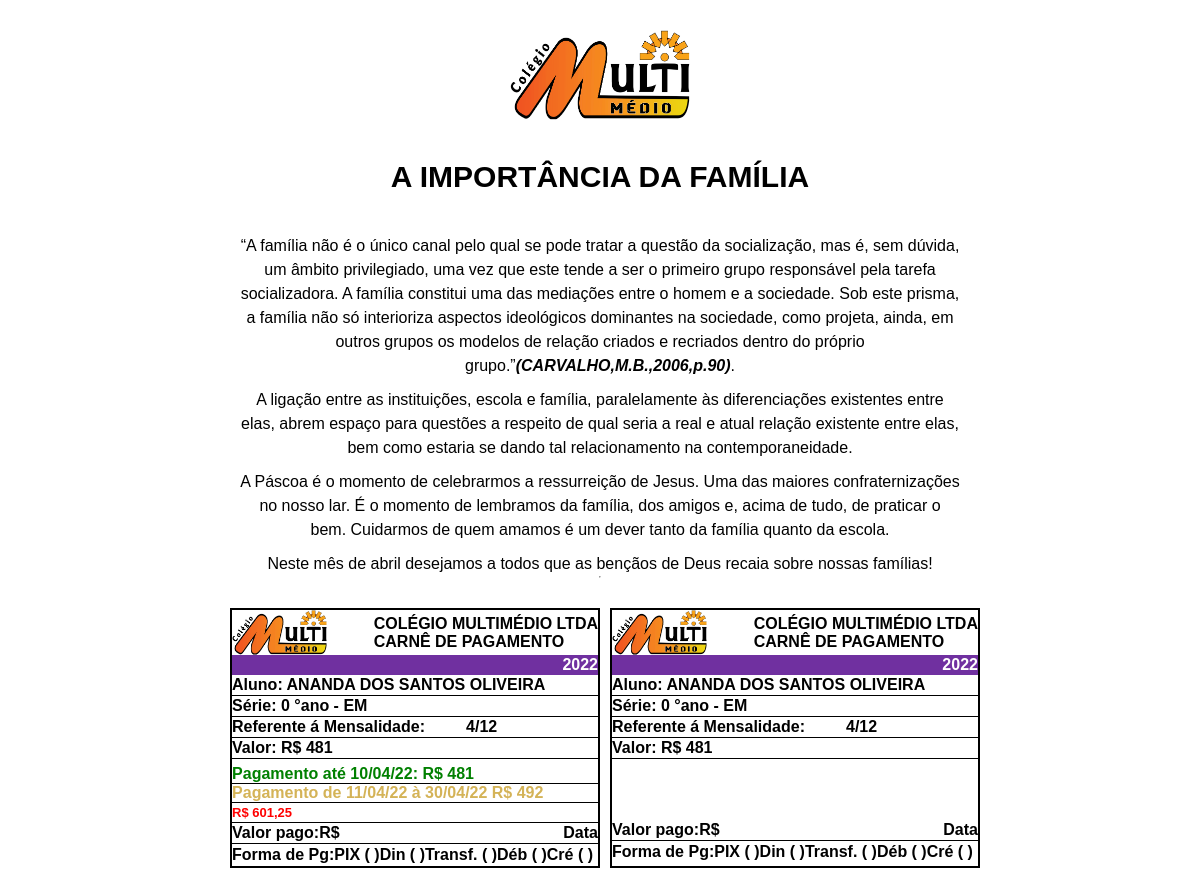
Page /carne.php?id=2 on the committed database.
### tables this page shows
CREATE TABLE `financeiro` (
  `id` int(11) NOT NULL,
  `aluno` varchar(100) NOT NULL,
  `jan` float NOT NULL,
  `fev` float NOT NULL,
  `mar` float NOT NULL,
  `abr` float NOT NULL,
  `mai` float NOT NULL,
  `jun` float NOT NULL,
  `jul` float NOT NULL,
  `ago` float NOT NULL,
  `setembro` float NOT NULL,
  `outubro` float NOT NULL,
  `nov` float NOT NULL,
  `dez` float NOT NULL,
  `data_mensalidade` int(2) NOT NULL,
  `date_register` timestamp NOT NULL DEFAULT current_timestamp(),
  `status` int(1) NOT NULL
);

### bd/carneQuery.php (called while the page is built, shortened)
<?php
include_once 'connection.php';
$id = $_GET["id"];
$getAluno = "SELECT * FROM financeiro WHERE id = $id";
$result = mysqli_query($con, $getAluno);
if (mysqli_num_rows($result) > 0) {
  while ($row = mysqli_fetch_assoc($result)) {
    $aluno = [
      $row["aluno"],
      "meses" => [
        1 => $row["jan"],
        2 => $row["fev"],
        3 => $row["mar"],
        4 => $row["abr"],
        5 => $row["mai"],
        6 => $row["jun"],
        7 => $row["jul"],
        8 => $row["ago"],
        9 => $row["setembro"],
        10 => $row["outubro"],
        11 => $row["nov"],
        12 => $row["dez"],
      ],
      $row["data_mensalidade"],
      date("d/m/y", strtotime($row["date_register"])),
      $row["ano"]
    ];
  }
}

### carneMes.php (the view)
<?php
function carneMes()
{
  include_once "./bd/carneQuery.php";
  for ($i = 1; $i <= 12; $i++) {
    $nome = $aluno[0];
    $data_mensalidade = $aluno[1];
    $valor = $aluno["meses"][$i];
    $ano = $aluno[3];
    $ultimoDiaDoMes = date("t");
    $pagamentoAposDataMensalidade = $data_mensalidade + 1;
    $anoAtual = date('y');
    $mesAtual = date('m');
    $pagamentoDepoisDaMensalidade = ($valor === "0" ? "R$ 0" : $valor + 11);
    $valorDoPagamentoAtrasado = number_format($valor + ($valor * 0.25), 2, ",");
    $carne = <<<HTML
        <section class="container-carne">
          <div class="carne-item">
            <header class="header-carne">
              <img src="./assets/img/image1.png" class="logo-carne" alt="Colégio Multimédio LTDA">
              <h2 class="title-carne">Colégio Multimédio LTDA <br> <span>Carnê de pagamento</span></h2>
            </header>
            <p class="ano">2022</p>
            <ul class="informacoes-pagamento">
            <li class="text-preto">Aluno: <span>$nome</span></li>
            <li class="text-preto"><span>Série: $ano °ano - EM</span></li>
              <li class="text-preto">
                Referente á Mensalidade: <span class="mes">$i/12</span>
              </li>
              <li class="text-preto">Valor: R$ <span>$valor</span></li>
              <li>
                <div class="valores">
                  <p class="texto-verde">Pagamento até $data_mensalidade/$mesAtual/$anoAtual: <span>R$ $valor</span></p>
                  <p class='texto-marrom'>Pagamento de $pagamentoAposDataMensalidade/$mesAtual/22 à $ultimoDiaDoMes/$mesAtual/22 <span>R$ $pagamentoDepoisDaMensalidade</span></p>
                  <p class='texto-vermelho'> <span>R$ $valorDoPagamentoAtrasado</span></p>
                </div>
              </li>
              <li>
                <div class="valor-pago">
                  <p>Valor pago:R$ </p>
                  <p>Data</p>
                </div>
              </li>
              <li>
                <ul class="forma-de-pagamento">
                  <li>Forma de Pg: </li>
                  <li>PIX <span>( )</span> </li>
                  <li>Din <span>( )</span> </li>
                  <li>Transf. <span>( )</span> </li>
                  <li>Déb <span>( )</span> </li>
                  <li>Cré <span>( )</span> </li>
                </ul>
              </li>
            </ul>
          </div>
          <div class="carne-item">
            <header class="header-carne">
              <img src="./assets/img/image1.png" class="logo-carne" alt="">
              <h2 class="title-carne">Colégio Multimédio LTDA <br> Carnê de pagamento</h2>
            </header>
            <p class="ano">2022</p>
            <ul class="informacoes-pagamento">
            <li class="text-preto">Aluno: $aluno[0]</li>
            <li class="text-preto">Série: $ano °ano - EM</li>
              <li class="text-preto">
                Referente á Mensalidade: <span class="mes"> $i/12</span>
              </li>
              <li class="text-preto espacamento">Valor: R$  <span>$valor</span></li>
              <li>
                <div class="valor-pago">
                  <p class="">Valor pago:R$ </p>
                  <p class="">Data</p>
                </div>
              </li>
              <li>
                <ul class="forma-de-pagamento">
                  <li>Forma de Pg: </li>
                  <li>PIX <span>( )</span> </li>
                  <li>Din <span>( )</span> </li>
                  <li>Transf. <span>( )</span> </li>
                  <li>Déb <span>( )</span> </li>
                  <li>Cré <span>( )</span> </li>
                </ul>
              </li>
            </ul>
          </div>
        </section>
       HTML;
    if ($i == $mesAtual) {
      echo $carne;
    }
  }
}

### css/carne.css (style rules this page uses)
* { margin: 0; padding: 0; box-sizing: border-box; font-size: 1rem; font-family: Arial, Helvetica, sans-serif; }
img { display: block; max-width: 100%; }
ul, li { list-style: none; }
:root { --bg-ano-info: #7030a0; }
.container-carne { width: 100%; display: flex; justify-content: center; margin-top: 10px; }
.container-carne .carne-item + .carne-item { margin-left: 10px; }
.carne-item { border: 2px solid #000; width: 430px; }
.header-carne { display: flex; justify-content: space-between; }
.logo-carne { width: 95px; height: 45px; }
.title-carne { margin-top: 5px; text-transform: uppercase; }
.ano { background-color: var(--bg-ano-info); padding: 1px 0; color: #fff; font-weight: bold; text-align: right; }
.text-preto { font-weight: bold; }
.informacoes-pagamento li { border-bottom: 1px solid #000; padding: 1px 0; }
.informacoes-pagamento li:last-child { border: none; }
.informacoes-pagamento li .mes { text-align: right; margin-left: 10%; }
.espacamento { margin-bottom: 61px; }
.valores { margin-top: 5px; }
.valores p { font-weight: bold; border-bottom: 1px solid #000; }
.valores p:last-child { border: none; }
.texto-marrom span { position: relative; left: 26px; }
.valores .texto-verde { color: green; }
.valores .texto-marrom { color: #d4b357; }
.valores .texto-vermelho { color: red; font-size: 0.813rem; }
.valor-pago { display: flex; justify-content: space-between; font-weight: bold; }
.forma-de-pagamento { display: flex; justify-content: space-between; font-weight: bold; }
.forma-de-pagamento li { border: none; }

### css/carne-screeen.css (style rules this page uses)
* { margin: 0; padding: 0; box-sizing: border-box; font-size: 1rem; font-family: Arial, Helvetica, sans-serif; }
body { overflow-x: hidden; }
img { display: block; max-width: 100%; }
ul, li { list-style: none; }
:root { --bg-ano-info: #7030a0; }
.container-carne { flex: 0 0 300px; display: flex; flex-direction: column; }
.container-carne .carne-item { margin: 30px 0; }
.carne-item { border: 2px solid #000; width: 100%; }
.header-carne { display: flex; justify-content: space-between; }
.logo-carne { width: 95px; height: 45px; }
.title-carne { margin-top: 5px; text-transform: uppercase; }
.ano { background-color: var(--bg-ano-info); padding: 1px 0; color: #fff; font-weight: bold; text-align: right; }
.text-preto { font-weight: bold; }
.informacoes-pagamento li { border-bottom: 1px solid #000; padding: 1px 0; }
.informacoes-pagamento li:last-child { border: none; }
.informacoes-pagamento li .mes { text-align: right; margin-left: 10%; }
.espacamento { margin-bottom: 61px; }
.valores { margin-top: 5px; }
.valores p { font-weight: bold; border-bottom: 1px solid #000; }
.valores p:last-child { border: none; }
.valores .texto-verde { color: green; }
.valores .texto-marrom { color: #d4b357; }
.valores .texto-vermelho span { color: red; font-size: 0.813rem; }
.valor-pago { display: flex; flex-direction: column; justify-content: space-between; font-weight: bold; }
.forma-de-pagamento { display: flex; flex-direction: column; align-items: center; font-weight: bold; }
.forma-de-pagamento li { margin-bottom: 10px; border: none; }
.forma-de-pagamento li:last-child { margin-bottom: 0px; }
@media screen and (min-width:900px) { .container-carne { flex: 0 0 100%; display: flex; flex-direction: row; } }
@media screen and (min-width:900px) { .container-carne .carne-item { flex: 0 0 50%; margin: 30px 0; } }
@media screen and (min-width:900px) { .container-carne .carne-item + .carne-item { margin-left: 10px; } }
@media screen and (min-width:900px) { .valor-pago { display: flex; flex-direction: row; justify-content: space-between; font-weight: bold; } }
@media screen and (min-width:900px) { .forma-de-pagamento { display: flex; flex-direction: row; font-weight: bold; } }
@media screen and (min-width:900px) { .forma-de-pagamento li { margin-bottom: 0px; border: none; } }
@media screen and (min-width:900px) { .forma-de-pagamento li:first-child { margin-bottom: 0px; border: none; } }

### rows in the picture
financeiro: aluno "ANANDA DOS SANTOS OLIVEIRA", ano "0", mar "481", data_mensalidade "10", anoAtual "22", data_mensalidade "11", mar "492", mar "601,25"
